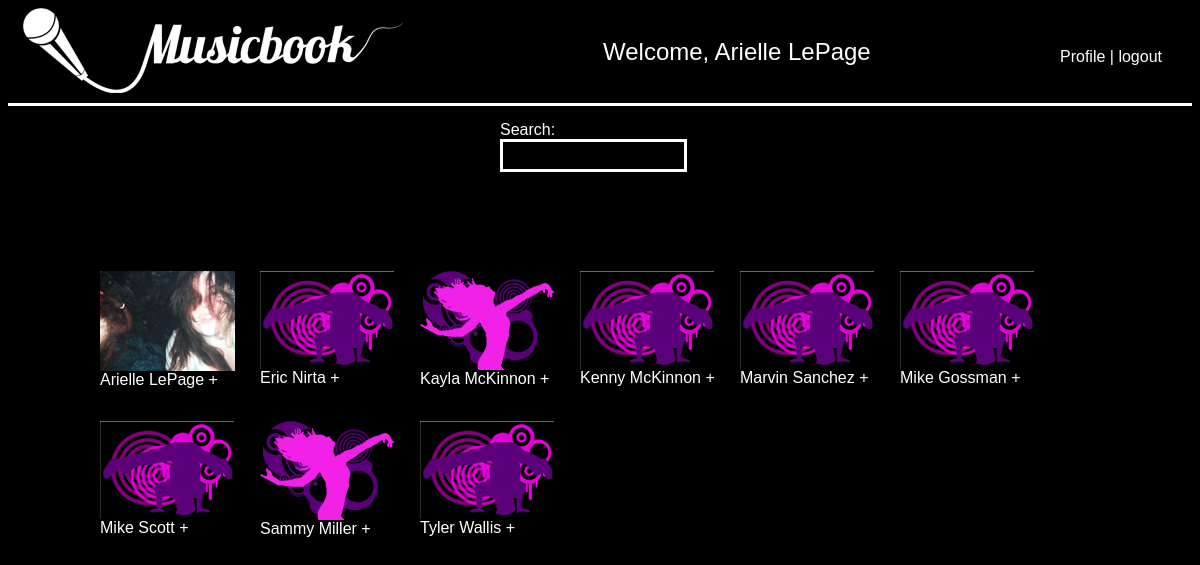
Page /addfriends.php (signed in) on the committed database.
### tables this page shows
CREATE TABLE tbl_members (
  member_id smallint(4) unsigned NOT NULL AUTO_INCREMENT,
  member_fname varchar(30) NOT NULL,
  member_lname varchar(30) NOT NULL,
  member_username varchar(20) NOT NULL,
  member_password varchar(20) NOT NULL,
  member_gender varchar(6) NOT NULL,
  member_displaypic varchar(50) NOT NULL DEFAULT 'defaultpic_male.jpg',
  member_thumbpic varchar(50) NOT NULL DEFAULT 'defaultthumb_male.jpg',
  PRIMARY KEY (member_id)
);

### addfriends.php (the view, shortened to what this page needs)
<!DOCTYPE html PUBLIC "-//W3C//DTD XHTML 1.0 Transitional//EN" "http://www.w3.org/TR/xhtml1/DTD/xhtml1-transitional.dtd">
<html xmlns="http://www.w3.org/1999/xhtml">
<head>
<link href="styles/musicstyle.css" rel="stylesheet" type="text/css" media="all" />
 <?php
	$result = mysql_query("SELECT * FROM tbl_members WHERE member_id=".$_SESSION['id']);
	$friendslist = mysql_query("SELECT * FROM tbl_members ORDER BY member_fname ASC");
?>
</head>
<body class="black">
<div id="container">
<div id="header">
	<div id="logo">
	<img src="images/Logo_White.png" />
	</div>
    <div id="welcome">
   <?php
   while ($row = mysql_fetch_array($result)){
	   echo "Welcome, ".$row['member_fname']." ".$row['member_lname'];
   }
   ?>
   </div>
   <div id="logout">
	<?php
	echo "<a href=\"profile.php?id=".$_SESSION['id']."\">Profile | </a>"
	?>
   <a href="index.php">logout</a>
   </div>
</div>
<div id="searchfriends">
	<form>
    	Search: <input type="text" onKeyup="liveSearch(this.value)" name="searchbox" id="searchbox" class="loginform" />
    </form>
</div>
<div id="friendslist">
<?php
	while ($row = mysql_fetch_array($friendslist)){
		echo "<div id=\"person\"><a href=\"friendprofile.php?thisuser_id=".$row['member_id']."\"><img src=\"images/members/".$row['member_thumbpic']."\" /></a><br />".$row['member_fname']." ".$row['member_lname']." <a href=\"addthisfriend.php?friend_id=".$row['member_id']."\">+</a> </div> ";
	}
?>
</div>
</div>
</body>
</html>

### styles/musicstyle.css (style rules this page uses)
body { font-family: Verdana, Geneva, sans-serif; color: #FFF; }
input { background-color: #000; border: none; color: #FFF; }
.loginform { border: 3px solid #FFF; height: 25px; }
.black { background: #000; }
#container { width: 100%; position: relative; }
#header { width: 100%; height: 95px; border-bottom: 3px solid #FFF; }
#logo { float: left; margin-left: 15px; }
#welcome { float: left; margin-top: 30px; margin-left: 200px; font-size: 24px; }
#logout { float:right; margin-top: 40px; margin-right: 30px; }
#logout a { text-decoration: none; color: #FFF; }
#friendslist { width: 1000px; position: relative; margin: 0px auto; padding-top: 100px; }
#person { float:left; width:160px; height:150px; }
#person a { text-decoration: none; color: #FFF; }
#searchfriends { width: 200px; height: 50px; margin: 0px auto; padding-top: 15px; }

### rows in the picture
tbl_members: member_fname "Arielle", member_lname "LePage", member_thumbpic (picture)
tbl_members: member_thumbpic (placeholder picture), member_fname "Eric", member_lname "Nirta"
tbl_members: member_thumbpic (placeholder picture), member_fname "Kayla", member_lname "McKinnon"
tbl_members: member_thumbpic (placeholder picture), member_fname "Kenny", member_lname "McKinnon"
tbl_members: member_thumbpic (placeholder picture), member_fname "Marvin", member_lname "Sanchez"
tbl_members: member_thumbpic (placeholder picture), member_fname "Mike", member_lname "Gossman"
tbl_members: member_thumbpic (placeholder picture), member_fname "Mike", member_lname "Scott"
tbl_members: member_thumbpic (placeholder picture), member_fname "Sammy", member_lname "Miller"
tbl_members: member_thumbpic (placeholder picture), member_fname "Tyler", member_lname "Wallis"
